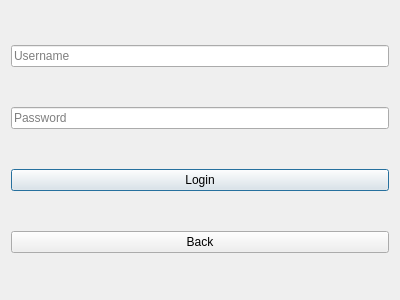
<?xml version="1.0" encoding="UTF-8"?>
<ui version="4.0">
 <class>LoginWindow</class>
 <widget class="QDialog" name="LoginWindow">
  <property name="geometry">
   <rect>
    <x>0</x>
    <y>0</y>
    <width>400</width>
    <height>300</height>
   </rect>
  </property>
  <property name="windowTitle">
   <string>Login</string>
  </property>
  <layout class="QVBoxLayout" name="verticalLayout">
   <item>
    <widget class="QLineEdit" name="lineEditUsername">
     <property name="placeholderText">
      <string>Username</string>
     </property>
    </widget>
   </item>
   <item>
    <widget class="QLineEdit" name="lineEditPassword">
     <property name="echoMode">
      <enum>QLineEdit::Password</enum>
     </property>
     <property name="placeholderText">
      <string>Password</string>
     </property>
    </widget>
   </item>
   <item>
    <widget class="QPushButton" name="pushButtonLogin">
     <property name="text">
      <string>Login</string>
     </property>
    </widget>
   </item>
   <item>
    <widget class="QPushButton" name="pushButtonBack">
     <property name="text">
      <string>Back</string>
     </property>
    </widget>
   </item>
  </layout>
 </widget>
 <resources/>
 <connections/>
</ui>
